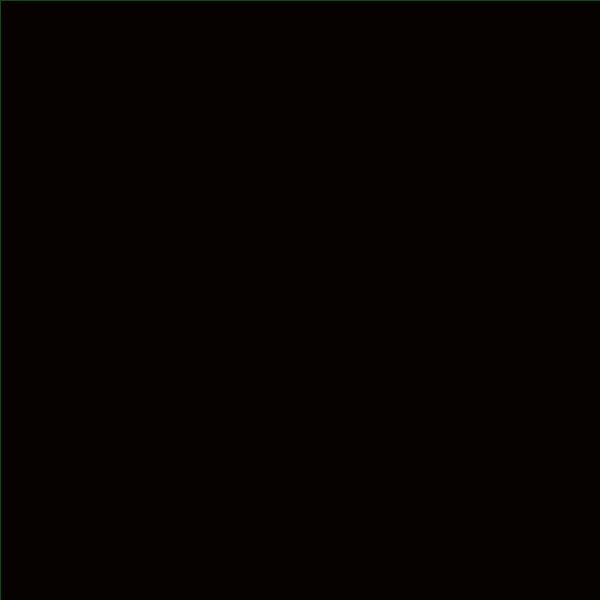
Frame 1 (no input)
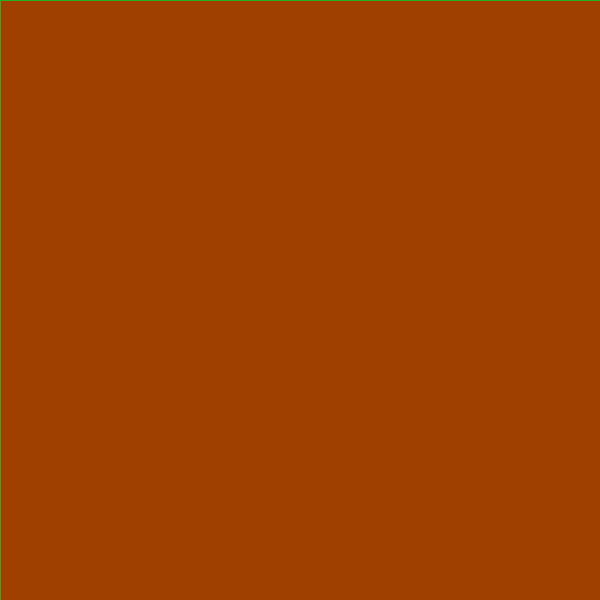
Frame 60 (the mouse pressed at the canvas centre just before this capture)
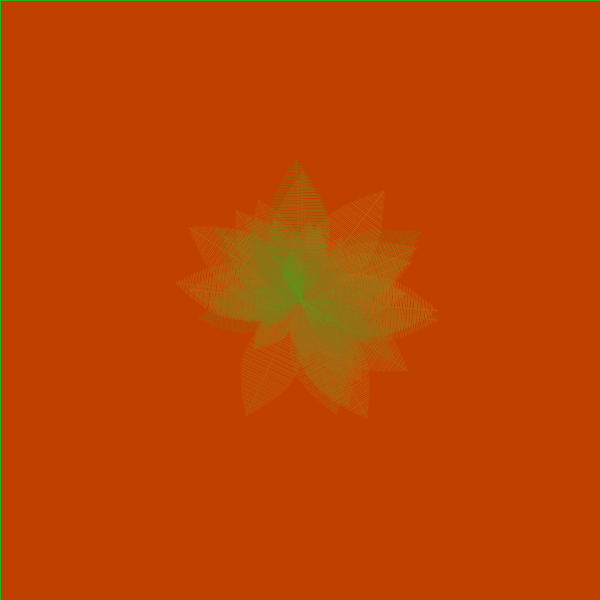
Frame 120 (the mouse held since frame 60 and released just before this capture)

The Processing sketch that drew these frames (run headless with seeded random() and noise(); from frame 60 on, the mouse is pressed at the canvas centre):

// Processing sketch: processing_170893
// ── processing_170893.pde

float lev;

void setup() {
  size(600, 600);
  background(0);
  stroke(30,180,40, 100);
  fill(196,98,4,6);
  strokeWeight(1);
  frameRate(36);
}

void draw() {
  rect(0,0,width,height);
  if(mousePressed){
  leaf(mouseX, mouseY, random(0.1,0.4), random(0,360));
  }
}


void leaf(int x, int y, float scale, float degree) {
  pushMatrix();
  translate(x, y);
  rotate(radians(-degree));
  scale(scale);
  line(0, 0, 0, 360);  

  for (int i =0; i<90; i++) {
    lev = 80*sin(radians(2*i));
    line(lev, i*4, -lev, i*4);
  }
  popMatrix();
}
